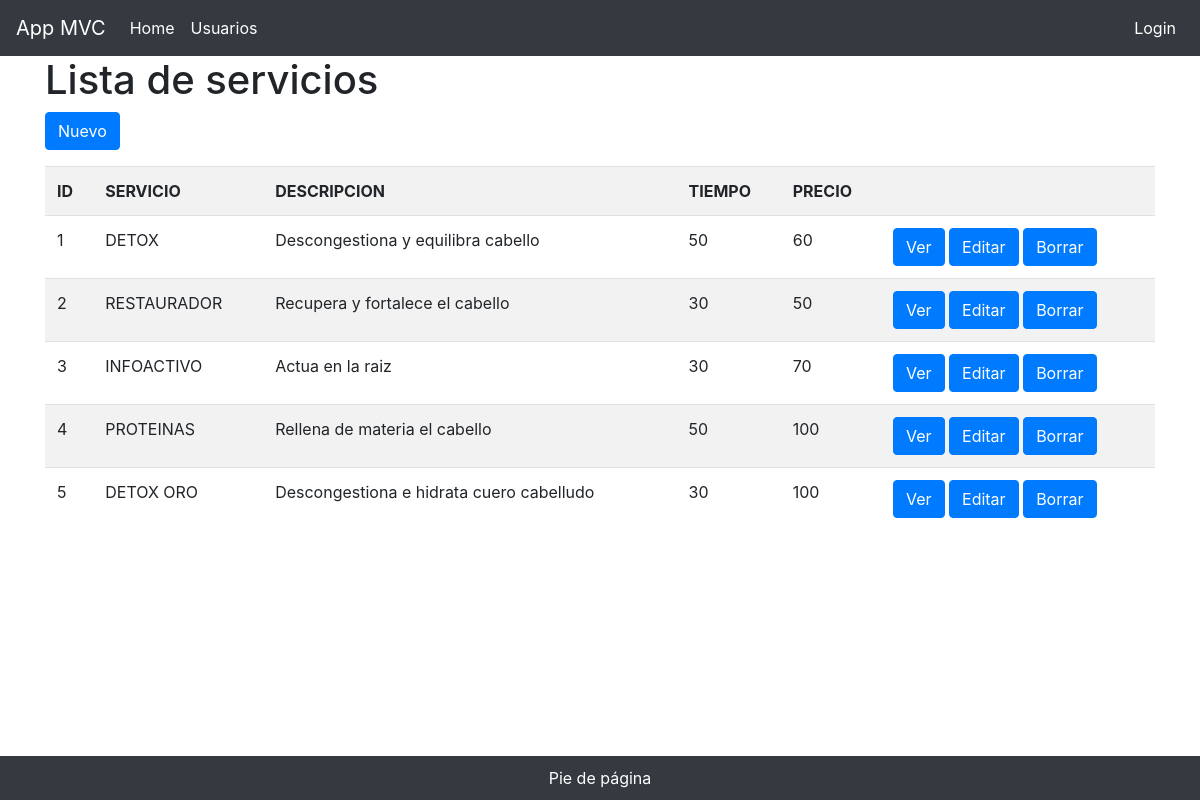
The page /mipeluqueria/servicios on the database its author committed.
### tables this page shows
CREATE TABLE `servicios` (
  `id` integer NOT NULL AUTO_INCREMENT PRIMARY KEY, 
  `servicio` varchar(50) NOT NULL,
  `descripcion` varchar(50) NOT NULL,
  `tiempo` int(11) NOT NULL,
  `precio` int(11) NOT NULL
);

### mipeluqueria/app/controllers/ServiciosController.php (called while the page is built, shortened)
<?php
require_once "app/models/Servicios.php";
class ServiciosController
{
    public function index()
    {
        $servicios = Servicios::all();
        require('app/views/servicios/index.php');
    }
}

### mipeluqueria/index.php (called while the page is built, shortened)
<?php
require "core/App.php";
$app = new App();

### mipeluqueria/app/models/Servicios.php (called while the page is built, shortened)
<?php
class Servicios extends Model
{
    public static function all(){
         $db = Servicios::db();
         $sql = "SELECT * FROM servicios";
         $statement = $db->query($sql);
         $servicios = $statement->fetchAll(PDO::FETCH_CLASS, Servicios::class);
         return $servicios;
    }
}

### mipeluqueria/app/views/servicios/index.php (the view, shortened to what this page needs)
<!doctype html>
<html lang="es">
<head>
  <?php require "app/views/parts/head.php" ?>
</head>
<body>
  <?php require "app/views/parts/header.php" ?>
  <main role="main" class="container">
    <div class="starter-template">
      <h1>Lista de servicios</h1>
      <p><a href="<?= PATH."/servicios/create/"?>" class="btn btn-primary">Nuevo</a></p>
      <table class="table table-striped table-hover">
        <tr>
          <th>ID</th>
          <th>SERVICIO</th>
          <th>DESCRIPCION</th>
          <th>TIEMPO</th>
          <th>PRECIO</th>
          <th></th>
        </tr>
        <?php
        foreach ($servicios as $key => $servicio) { ?>
          <tr>
          <td><?php echo $servicio->id ?></td>
          <td><?php echo $servicio->servicio ?></td>
          <td><?php echo $servicio->descripcion ?></td>
          <td><?php echo $servicio->tiempo ?></td>
          <td><?php echo $servicio->precio ?></td>
          <td>
            <a href="<?= PATH."/servicios/show/".$servicio->id ?>" class="btn btn-primary">Ver </a>
            <a href="<?= PATH."/servicios/edit/".$user->id ?>" class="btn btn-primary">Editar </a>
            <a href="<?= PATH."/servicios/delete/".$user->id ?>" class="btn btn-primary">Borrar </a>
          </td>
          </tr>
        <?php } ?>
      </table>
    </div>
  </main>
  <?php require "app/views/parts/footer.php" ?>
</body>
</html>

### mipeluqueria/core/App.php (shortened to what this page needs)
<?php
class App
{
    function __construct()
    {
        if (isset($_GET['url']) and !empty($_GET['url'])) {
            $url = $_GET['url'];
        } else {
            $url = 'home';
        }
        $arguments = explode('/', trim($url, '/'));
        $controllerName= array_shift($arguments);
        $controllerName = ucwords($controllerName) . "Controller";
        if (count($arguments)) {
            $method =  array_shift($arguments);
        } else {
            $method = "index";
        }
        $controllerName = '\\App\\Controllers\\' . $controllerName;
        $controllerObject = new $controllerName;
        if (method_exists($controllerName, $method)) {
            $controllerObject->$method($arguments);
        } else {
            header("HTTP/1.0 404 Not Found");
            echo "No encontrado";
            die();
        }
    }
}

### mipeluqueria/app/views/parts/head.php (shortened to what this page needs)
<link rel="stylesheet" href="https://maxcdn.bootstrapcdn.com/bootstrap/4.0.0/css/bootstrap.min.css">

### mipeluqueria/app/views/parts/header.php (shortened to what this page needs)
<nav class="navbar navbar-expand-md navbar-dark bg-dark">
  <a class="navbar-brand" href="#">App MVC</a>
  <div class="collapse navbar-collapse" id="navbarsExampleDefault">
    <ul class="navbar-nav mr-auto">
      <li class="nav-item active">
        <a class="nav-link" href="<?= PATH."/home"?>">Home</a>
      </li>
      <li class="nav-item active">
        <a class="nav-link" href="<?= PATH."/user"?>">Usuarios</a>
      </li>
      </ul>
    <ul class="navbar-nav">
      <li class="nav-item active">
        <a class="nav-link" href="<?= PATH."/login"?>">Login</a>
      </li>
    </ul>
  </div>
</nav>

### mipeluqueria/app/views/parts/footer.php
<footer class="footer fixed-bottom bg-dark text-white">
    <div class="text-center" style="margin: 10px">
        Pie de página
    </div>
</footer>

### rows shown on the page
servicios: id "1", servicio "DETOX", descripcion "Descongestiona y equilibra cabello", tiempo "50", precio "60"
servicios: id "2", servicio "RESTAURADOR", descripcion "Recupera y fortalece el cabello", tiempo "30", precio "50"
servicios: id "3", servicio "INFOACTIVO", descripcion "Actua en la raiz", tiempo "30", precio "70"
servicios: id "4", servicio "PROTEINAS", descripcion "Rellena de materia el cabello", tiempo "50", precio "100"
servicios: id "5", servicio "DETOX ORO", descripcion "Descongestiona e hidrata cuero cabelludo", tiempo "30", precio "100"
